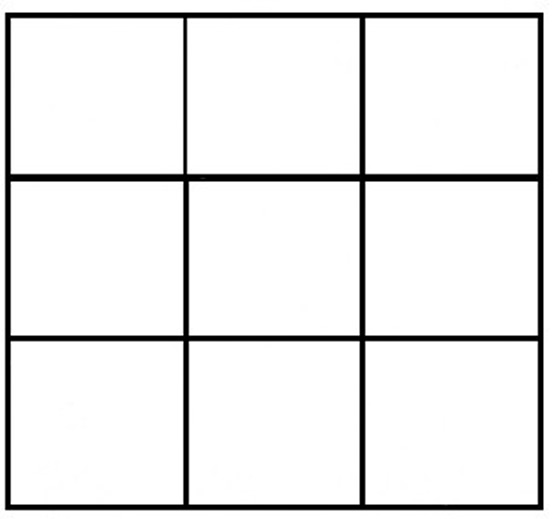
%> input picture melhorcaso.jpg, 556 x 519 px
$ octave captura_webcam.m   (GNU Octave 9; MATLAB toolbox functions it lacks are replaced by stand-ins)
%> lines starting %> are read from the running program, lines starting %| are printed output that depends on the picture; in (x1, y1, x2, y2) boxes, pixels count from 0 and x2, y2 are one past the last pixel; in counts of white or black regions, pixels touching at a corner belong together; the program's own positions count from 1
close all
clear all
% [11 lines of commented-out code are left out]

img = imread('melhorcaso.jpg');
%> img is the input picture: size 519x556x3 uint8; min 0, max 255, mean 234.4
figure, imshow(img);
%imwrite(img,'teste.png')
img = rgb2gray(img);
%> img: size 519x556 uint8

%preprocessamento retirar sombra fundo
%img = imadjust(img);
%imadjust
%adapthisteq
%figure,imshow(img)

%binarizacao
%BW = imbinarize(img);
level = graythresh(img);
%> level = 0.525
BW = im2bw(img,level);
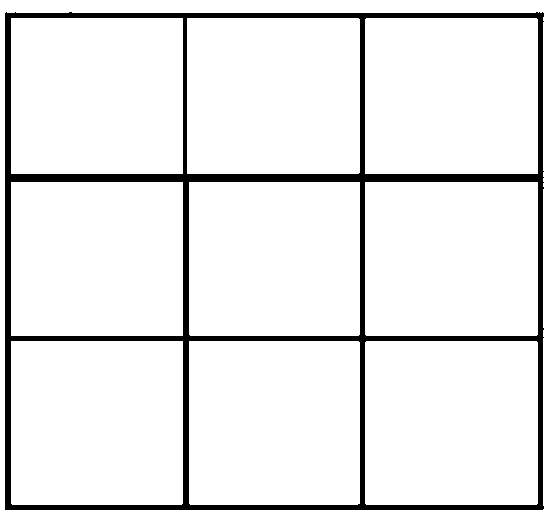
%> BW: size 519x556 logical; 92.2% white; 1 black region, box (x1, y1, x2, y2) and area: (5, 12, 544, 510) 22533

%deteccao de bordas
bordas = edge(uint8(BW),'canny');
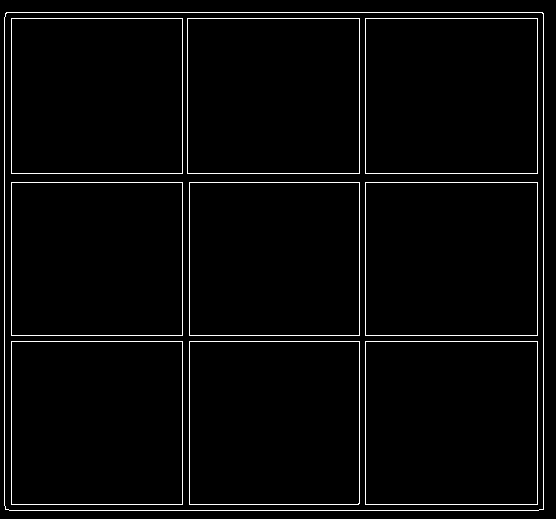
%> bordas: size 519x556 logical; 2.8% white in thin lines or dots
figure, imshow(bordas)

%deteccao de linhas
[H,theta,rho] = hough(bordas);
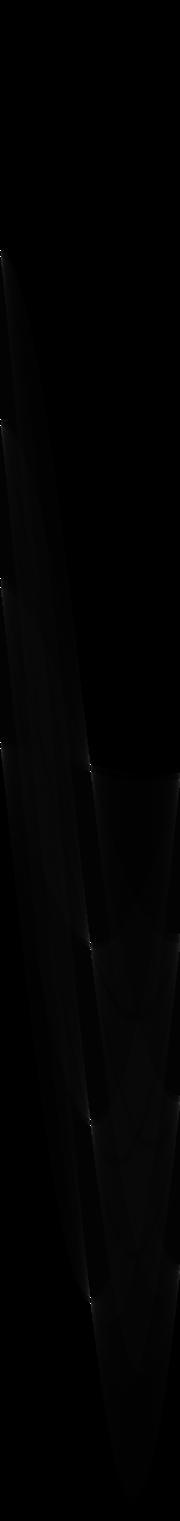
%> H: size 1521x180 double; min 0, max 537, mean 5.2; drawn with min black and max white
%> theta = 180 values from -90 to 89; rho = 1521 values from -760 to 760
P = houghpeaks(H,8);
%> P = [749 1; 251 1; 588 1; 420 1; 1304 91; 765 91; 943 91; 1126 91]
linhas = houghlines(BW,theta,rho,P);
%> linhas = 8 lines; point1 to point2 (x, y): (1, 13) to (556, 13), (1, 511) to (556, 511), (1, 174) to (556, 174), (1, 342) to (556, 342), (544, 1) to (544, 519), (5, 1) to (5, 519), (183, 1) to (183, 519), (366, 1) to (366, 519)

hold on
for k = 1:length(linhas)
   xy = [linhas(k).point1; linhas(k).point2];
   plot(xy(:,1),xy(:,2),'LineWidth',2,'Color','green');
   % Plot beginnings and ends of lines
   %plot(xy(1,1),xy(1,2),'x','LineWidth',2,'Color','yellow');
   %plot(xy(2,1),xy(2,2),'x','LineWidth',2,'Color','red');
end
%> this loop made 8 passes
%> xy on passes 1 to 8: [1 13; 556 13], [1 511; 556 511], [1 174; 556 174], [1 342; 556 342], [544 1; 544 519], [5 1; 5 519], [183 1; 183 519], [366 1; 366 519]
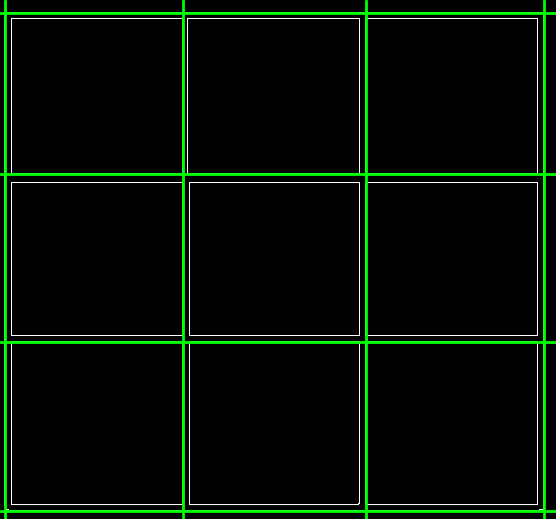
%> figure redrawn from the program's plot data
hold off
